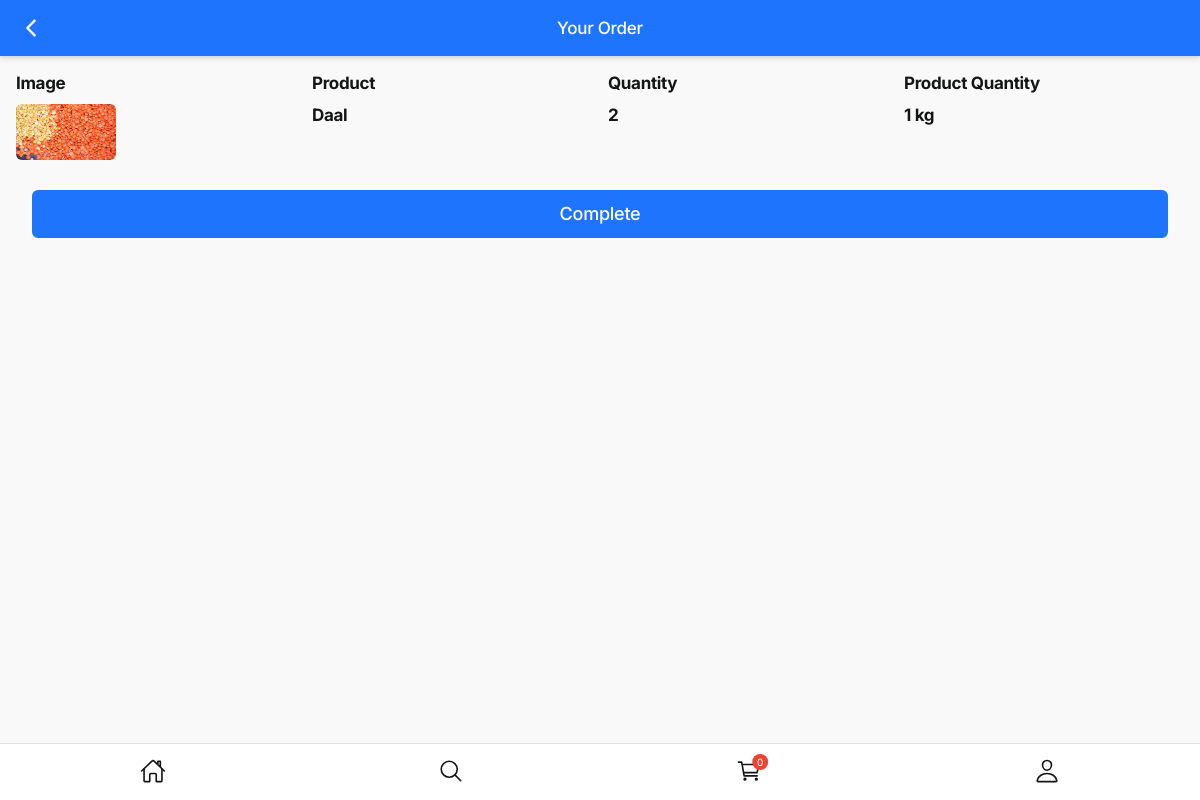
Screenshot of /burak/detail/1/ with the database file from the repository.
### cart/models.py (models this page shows, shortened)
class CartProduct(models.Model):
    vendor = models.ForeignKey(WholeSeller, on_delete=models.DO_NOTHING, null=True, blank=True)
    vendor_location = models.CharField(max_length=255, default="Null")
    product    = models.ForeignKey(Product, on_delete=models.DO_NOTHING, null=True, blank=True)
    quantity = models.PositiveIntegerField(default=1)
    subtotal    = models.PositiveIntegerField(default=0)
    order_id   = models.CharField(max_length=20, null=True, blank=True)
    is_active = models.BooleanField(default=True)
    timestamp = models.DateTimeField(null=True, blank=True)

### products/models.py (models this page shows, shortened)
class Product(models.Model):
    vendor = models.ForeignKey(WholeSeller, on_delete=models.DO_NOTHING)
    vendor_name = models.CharField(max_length=255)
    title = models.CharField(max_length=255)
    amount = models.CharField(null=True, blank=True, max_length=255)
    price = models.PositiveIntegerField()
    image = models.ImageField(upload_to=upload_image_path, null=True, blank=True)
    thumbnail = ImageSpecField(
        source = 'image',
        processors=[ResizeToFill(160, 160)],
        format='jpeg',
        options={'quality': 70}
    )
    featured = models.BooleanField(default=False)
    active = models.BooleanField(default=True)
    timestamp = models.DateTimeField(auto_now_add=True)
    category = models.ForeignKey(Category, null=True, blank=True, on_delete=models.DO_NOTHING)
    objects = ProductManager()
    def __str__(self):
        return self.title

### driver/views.py (the view)
# urls.py: path('detail/<int:pk>/', order_detail, name='detail'),
def order_detail(request, pk):
    obj = ShopOrder.objects.get(pk=pk)
    cart_list = CartProduct.objects.filter(order_id=obj.order_id)
    context = {
        "obj_list": cart_list,
        "pk": pk,
    }
    return render(request, 'driverdetail.html', context)

### driver/templates/driverdetail.html (shortened to what this page needs)
{% extends 'base.html' %} {% load static %} {% block content %}
<body>
  <div class="appHeader bg-primary text-light">
    <div class="left">
      <a href="javascript:;" class="headerButton goBack">
        <ion-icon name="chevron-back-outline"></ion-icon>
      </a>
    </div>
    <div class="pageTitle">Your Order</div>
  </div>
  <div id="appCapsule">
    <div class="section mt-2">
      <div class="row">
        <div class="col-3">
          <div class="text">
            <h3 class="title">Image</h3>
          </div>
        </div>
        <div class="col-3 " >
          <div class="text">
            <h3 class="title">Product</h3>
          </div>              </div>
        <div class="col-3">
          <div class="text">
            <h3 class="title">Quantity</h3>
          </div>
        </div>
        <div class="col-3 " >
          <div class="text">
            <h3 class="title">Product Quantity</h3>
          </div>
        </div>
      </div>
      {% for obj in obj_list %}
            <div class="row">
              <div class="col-3">
                  {% if obj.product.thumbnail  %}
                    <img src="{{obj.product.thumbnail.url}}" alt="image" class="imaged w100">
                  {% endif %}
              </div>
              <div class="col-3 " >
                <div class="text">
                  <h3 class="title">{{obj.product}}</h3>
                </div>
              </div>
              <div class="col-3">
                <div class="text">
                  <h3 class="title">{{obj.quantity}}</h3>
                </div>
              </div>
              <div class="col-3 " >
                <div class="text">
                  <h3 class="title">{{obj.product.amount}}</h3>
                </div>
              </div>
            {% endfor %}
     </div>
    <div class="section " style="margin-top: 30px;">
      <a href="/burak/{{pk}}/cmplt" class="btn btn-primary btn-block btn-lg">Complete</a>
    </div>
  </div>
  {% include 'bottom.html' %}
</body>
{% endblock %}

### rows the page displays
CartProduct: product.thumbnail (picture), product "Daal", quantity "2", product.amount "1 kg"
